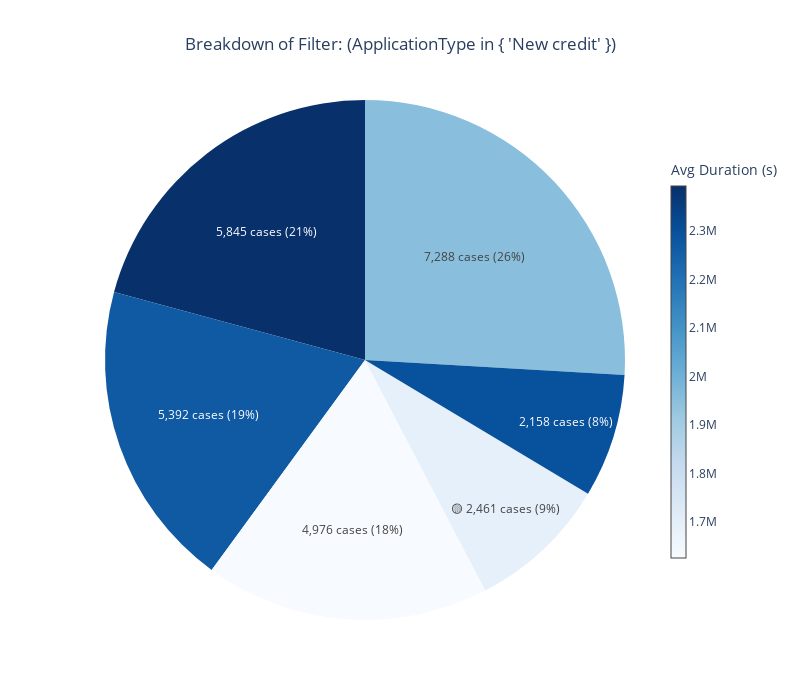

The code cell stored with this chart in its notebook:
### Markdown cell above
### How the `pie(...)` Chart Is Built

1. **Identify the last filter step**  
   The function begins by retrieving the query that produced the selected result set (e.g. `'rs_Successful'`). This includes the query expression, source log, and any earlier filtering steps.

2. **Locate sibling subsets**  
   LogView splits the log into two subsets at each query:
   - ✓ Cases that pass the filter (i.e. the selected result set)
   - ✗ Cases that fail the same filter  
   The `pie(...)` chart focuses on comparing these two **siblings**, showing how the final filter divided the data.

3. **Add case-level metrics**  
   Depending on the chosen metric:
   - `avg_case_duration_seconds` → adds case durations
   - `avg_events_per_case` → adds event counts per case
   - `avg_time_between_events` → computes average time gaps between events  
   These metrics are added as new columns to the log for analysis.

4. **Trace case paths**  
   For every case in the filtered log, the function reconstructs its full filter path (e.g. `RequestedAmount > 10000 ✅ → ApplicationType = 'New' ✅ → EndWith('A_Pending') ✅`).  
   These paths are stored as strings and used as labels for the pie slices.

5. **Aggregate statistics**  
   For each unique path:
   - Count the number of cases
   - Calculate the average value of the selected metric (duration, count, or time gap)

6. **Create the pie chart**  
   The chart shows:
   - Slice size = number of cases for that path
   - Color = average value of the selected metric  
   The slice corresponding to the final result set is marked with a yellow dot (🟡) for clarity.

7. **Add color bar and hover labels**  
   A color scale is added for interpretation (e.g. average case duration), and hovering on a slice reveals the full filter path and metric value.


This chart is useful for understanding the **impact of the final query**, by comparing passed vs. failed cases and revealing differences in behavior across filtered subsets.

### Code cell
# Example 4
pie('rs_IsNewCredit', log_view, metric='avg_case_duration_seconds', details=False)

### Figure 1 — Plotly figure (JSON) as saved in the notebook; plotly's stock layout.template omitted (floating-point values rounded to 4 significant figures)
{"data": [{"customdata": [["(CreditScore >= 600) ✅ →<br>(RequestedAmount >= 10000) ✅ →<br>(RequestedAmount < 15000) ✅ →<br>(ApplicationType in { 'New credit' }) ✅"], ["(CreditScore >= 600) ✅ →<br>(RequestedAmount >= 10000) ✅ →<br>(RequestedAmount < 15000) ❌ →<br>(ApplicationType in { 'New credit' }) ✅"], ["(CreditScore >= 600) ✅ →<br>(RequestedAmount >= 10000) ❌ →<br>(RequestedAmount < 15000) ✅ →<br>(ApplicationType in { 'New credit' }) ✅"], ["(CreditScore >= 600) ❌ →<br>(RequestedAmount >= 10000) ✅ →<br>(RequestedAmount < 15000) ✅ →<br>(ApplicationType in { 'New credit' }) ✅"], ["(CreditScore >= 600) ❌ →<br>(RequestedAmount >= 10000) ✅ →<br>(RequestedAmount < 15000) ❌ →<br>(ApplicationType in { 'New credit' }) ✅"], ["(CreditScore >= 600) ❌ →<br>(RequestedAmount >= 10000) ❌ →<br>(RequestedAmount < 15000) ✅ →<br>(ApplicationType in { 'New credit' }) ✅"]], "hovertemplate": "<b>%{customdata[0]}</b><extra></extra>", "labels": ["🟡 2,461 cases (9%)", "7,288 cases (26%)", "4,976 cases (18%)", "2,158 cases (8%)", "5,845 cases (21%)", "5,392 cases (19%)"], "marker": {"colors": ["rgb(230, 240, 250)", "rgb(137, 191, 221)", "rgb(247, 251, 255)", "rgb(8, 81, 156)", "rgb(8, 48, 107)", "rgb(15, 90, 163)"]}, "textinfo": "label", "type": "pie", "values": [2461, 7288, 4976, 2158, 5845, 5392]}, {"hoverinfo": "none", "marker": {"cmax": 2393000.0, "cmin": 1626000.0, "color": [1626000.0], "colorbar": {"len": 0.8, "thickness": 15, "title": {"text": "Avg Duration (s)"}}, "colorscale": [[0, "rgb(247,251,255)"], [0.125, "rgb(222,235,247)"], [0.25, "rgb(198,219,239)"], [0.375, "rgb(158,202,225)"], [0.5, "rgb(107,174,214)"], [0.625, "rgb(66,146,198)"], [0.75, "rgb(33,113,181)"], [0.875, "rgb(8,81,156)"], [1, "rgb(8,48,107)"]], "showscale": true}, "mode": "markers", "showlegend": false, "type": "scatter", "x": [null], "y": [null]}], "layout": {"height": 700, "paper_bgcolor": "white", "plot_bgcolor": "white", "showlegend": false, "title": {"text": "Breakdown of Filter: (ApplicationType in { 'New credit' })", "x": 0.5}, "width": 800, "xaxis": {"showgrid": false, "showticklabels": false, "zeroline": false}, "yaxis": {"showgrid": false, "showticklabels": false, "zeroline": false}}}
